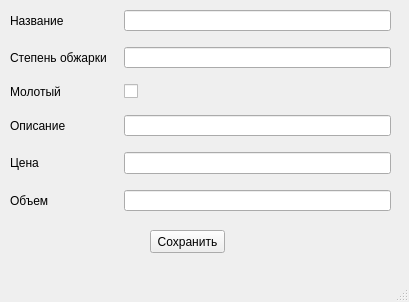
<?xml version="1.0" encoding="UTF-8"?>
<ui version="4.0">
 <class>MainWindow</class>
 <widget class="QMainWindow" name="MainWindow">
  <property name="geometry">
   <rect>
    <x>0</x>
    <y>0</y>
    <width>409</width>
    <height>302</height>
   </rect>
  </property>
  <property name="windowTitle">
   <string>Данные кофе</string>
  </property>
  <widget class="QWidget" name="centralwidget">
   <widget class="QWidget" name="formLayoutWidget">
    <property name="geometry">
     <rect>
      <x>10</x>
      <y>10</y>
      <width>381</width>
      <height>201</height>
     </rect>
    </property>
    <layout class="QFormLayout" name="formLayout">
     <property name="horizontalSpacing">
      <number>17</number>
     </property>
     <property name="verticalSpacing">
      <number>16</number>
     </property>
     <item row="0" column="0">
      <widget class="QLabel" name="label">
       <property name="text">
        <string>Название</string>
       </property>
      </widget>
     </item>
     <item row="0" column="1">
      <widget class="QLineEdit" name="nameEdit"/>
     </item>
     <item row="1" column="0">
      <widget class="QLabel" name="label_2">
       <property name="text">
        <string>Степень обжарки</string>
       </property>
      </widget>
     </item>
     <item row="1" column="1">
      <widget class="QLineEdit" name="degreeRoastEdit"/>
     </item>
     <item row="2" column="0">
      <widget class="QLabel" name="label_3">
       <property name="text">
        <string>Молотый</string>
       </property>
      </widget>
     </item>
     <item row="2" column="1">
      <widget class="QCheckBox" name="isGround">
       <property name="text">
        <string/>
       </property>
      </widget>
     </item>
     <item row="3" column="0">
      <widget class="QLabel" name="label_4">
       <property name="text">
        <string>Описание</string>
       </property>
      </widget>
     </item>
     <item row="3" column="1">
      <widget class="QLineEdit" name="descriptionEdit"/>
     </item>
     <item row="4" column="0">
      <widget class="QLabel" name="label_5">
       <property name="text">
        <string>Цена</string>
       </property>
      </widget>
     </item>
     <item row="4" column="1">
      <widget class="QLineEdit" name="priceEdit"/>
     </item>
     <item row="5" column="0">
      <widget class="QLabel" name="label_6">
       <property name="text">
        <string>Объем</string>
       </property>
      </widget>
     </item>
     <item row="5" column="1">
      <widget class="QLineEdit" name="volumeEdit"/>
     </item>
    </layout>
   </widget>
   <widget class="QPushButton" name="saveButton">
    <property name="geometry">
     <rect>
      <x>150</x>
      <y>230</y>
      <width>75</width>
      <height>23</height>
     </rect>
    </property>
    <property name="text">
     <string>Сохранить</string>
    </property>
   </widget>
  </widget>
  <widget class="QMenuBar" name="menubar">
   <property name="geometry">
    <rect>
     <x>0</x>
     <y>0</y>
     <width>409</width>
     <height>21</height>
    </rect>
   </property>
  </widget>
  <widget class="QStatusBar" name="statusbar"/>
 </widget>
 <resources/>
 <connections/>
</ui>
